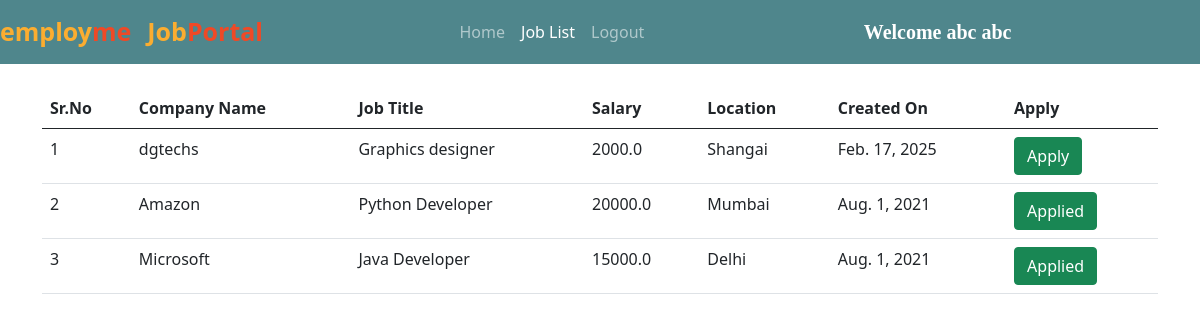
The app's page /all_jobs/ (signed in) with its own data.
### jobs/models.py (models this page shows, shortened)
class Job(models.Model):
    company = models.ForeignKey(Company, on_delete=models.CASCADE)
    start_date = models.DateField()
    end_date = models.DateField()
    title = models.CharField(max_length=200)
    salary = models.FloatField()
    image = models.ImageField(upload_to="")
    description = models.TextField(max_length=400)
    experience = models.CharField(max_length=100)
    location = models.CharField(max_length=100)
    skills = models.CharField(max_length=200)
    creation_date = models.DateField()

class Company(models.Model):
    user = models.ForeignKey(User, on_delete=models.CASCADE)
    phone = models.CharField(max_length=10)
    image = models.ImageField(upload_to="")
    gender = models.CharField(max_length=10)
    type = models.CharField(max_length=15)
    status = models.CharField(max_length=20)
    company_name = models.CharField(max_length=100)

### jobs/views.py (the view)
# urls.py: path("all_jobs/", views.all_jobs, name="all_jobs"),
def all_jobs(request):
    jobs = Job.objects.all().order_by('-start_date')
    applicant = Applicant.objects.get(user=request.user)
    apply = Application.objects.filter(applicant=applicant)
    data = []
    for i in apply:
        data.append(i.job.id)
    return render(request, "all_jobs.html", {'jobs':jobs, 'data':data})

### jobs/templates/all_jobs.html (shortened to what this page needs)
{% extends 'user_navbar.html' %}
{% block job_list %} active {% endblock %}
{% block body %}
<div class="container mt-4">
<table class="table table-hover" id="example">
    <thead>
        <tr>
            <th>Sr.No</th>
            <th>Company Name</th>
            <th>Job Title</th>
            <th>Salary</th>
            <th>Location</th>
            <th>Created On</th>
            <th>Apply</th>
        </tr>
    </thead>
    <tbody>
        {% for job in jobs %}
        <tr>
            <td>{{forloop.counter}}</td>
            <td>{{job.company.company_name}}</td>
            <td>{{job.title}}</td>
            <td>{{job.salary}}</td>
            <td>{{job.location}}</td>
            <td>{{job.creation_date}}</td>
            {% if job.id in data %}
            <td><a class="btn btn-success">Applied</a></td>
            {% else %}
            <td><a href="/job_detail/{{job.id}}/" class="btn btn-success">Apply</a></td>
            {% endif %}
        </tr>
        {% endfor %}
    </tbody>
</table>
</div>
{% endblock %}

### jobs/templates/user_navbar.html (shortened to what this page needs)
<!doctype html>
<html lang="en">
<head>
  <link href="https://cdn.jsdelivr.net/npm/bootstrap@5.0.2/dist/css/bootstrap.min.css" rel="stylesheet"
>
  <link rel="stylesheet" href="https://cdnjs.cloudflare.com/ajax/libs/font-awesome/5.15.3/css/all.min.css">
</head>
<body>
  <nav class="navbar navbar-expand-lg navbar-dark sticky-top">
      <a class="navbar-brand" href="/"><span class="head1">employ</span><span class="head2">me</span></a>
      <a class="navbar-brand" href="#"><span class="head1">Job</span><span class="head2">Portal</span></a>
      <div class="container w-50">
        <div class="collapse navbar-collapse" id="navbarSupportedContent">
          <ul class="navbar-nav me-auto mb-2 mb-lg-0">
            <li class="nav-item">
              <a class="nav-link {% block home %}{% endblock %}" aria-current="page" href="/user_homepage/">Home</a>
            </li>
            <li class="nav-item">
              <a class="nav-link {% block job_list %}{% endblock %}" href="/all_jobs/">Job List</a>
            </li>
            <li class="nav-item">
              <a class="nav-link" href="/logout/">Logout</a>
            </li>
          </ul>
          <a class="navbar-brand" style="font-weight: bold; font-family: 'Times New Roman', Times, serif;"
            href="#">Welcome {{request.user.get_full_name}}</a>
        </div>
      </div>
  </nav>
  {% block body %}
  {% endblock %}
</body>
</html>
</html>

### jobs/templates/user_navbar.html (style rules this page uses)
.navbar { background-color: #4f868c; }
.head1 { color: #FBAD30; font-size: 25px; font-weight: bold; height: 50px; }
.head2 { color: #EF4926; font-size: 25px; font-weight: bold; }

### records on screen
Job: company.company_name "dgtechs", title "Graphics designer", salary "2000.0", location "Shangai", creation_date "Feb. 17, 2025"
Job: company.company_name "Amazon", title "Python Developer", salary "20000.0", location "Mumbai", creation_date "Aug. 1, 2021", shows "Applied"
Job: company.company_name "Microsoft", title "Java Developer", salary "15000.0", location "Delhi", creation_date "Aug. 1, 2021", shows "Applied"

### other values on screen
{{ request.user.get_full_name }} "abc abc"
